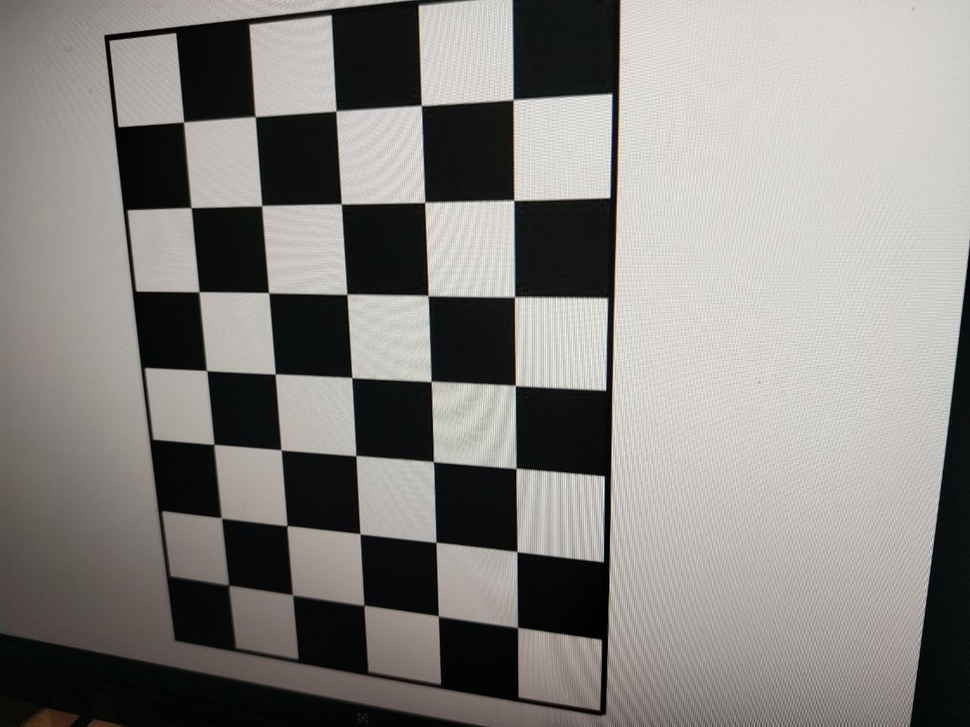
#> input picture MMRO/Lab2/5.jpg, 970 x 727 px, shrunk from 1280 x 960 before the run
$ python matrix.py   (older library calls are emulated)
#> lines starting #> are read from the running program, lines starting #| are printed output that depends on the picture
'''
Camera matrix:
[[967.14344374   0.         627.97034034]
 [  0.         955.95044418 485.51946794]
 [  0.           0.           1.        ]]
 Distortion coefficient:
[[ 4.77556228e-01 -3.21763262e+00 -1.17049346e-02 -8.82137621e-04
   5.99887709e+00]]
 Rotation Vectors:
(array([[-0.46136934],
       [ 0.3060573 ],
       [-3.08233592]]),)
 Translation Vectors:
(array([[0.49632255],
       [3.1399822 ],
       [8.81352381]]),)
'''


'''
 Camera matrix:
[[925.66785216   0.         641.67693632]
 [  0.         924.31727727 480.03799474]
 [  0.           0.           1.        ]]
 Distortion coefficient:
[[ 0.2715328  -1.52664438 -0.00627077  0.00302715  2.23967052]]
 Rotation Vectors:
(array([[ 0.18159418],
       [-0.16482584],
       [ 0.00087726]]), array([[ 0.39024234],
       [-0.29609408],
       [ 3.10294652]]), array([[ 0.18177088],
       [-0.0143284 ],
       [-0.00416343]]), array([[ 0.2054298 ],
       [-0.18500974],
       [ 0.0120065 ]]), array([[-0.41193345],
       [ 0.31582221],
       [-3.0867741 ]]))
 Translation Vectors:
(array([[-0.69807361],
       [-2.57016504],
       [ 7.60154506]]), array([[2.15694153],
       [3.38489163],
       [8.81716156]]), array([[-1.80807002],
       [-2.62532881],
       [ 7.62842664]]), array([[ 0.54198851],
       [-2.43122727],
       [ 7.88170558]]), array([[0.36778667],
       [3.18251824],
       [8.50908493]]))

'''
import cv2
import numpy as np

# Параметры после калибровки:
camera_matrix = np.array([[925.66785216,   0.         , 641.67693632],
                          [  0.         , 924.31727727, 480.03799474],
                          [  0.         ,   0.         ,   1.        ]])
dist_coeffs = np.array([[ 0.2715328, -1.52664438, -0.00627077, 0.00302715, 2.23967052]])

# СЧитывание исходного изображени
img = cv2.imread("5.jpg")
#> img is the input picture: shape (727, 970, 3); mean B, G, R 127.8, 131.2, 133.6
h, w = img.shape[:2]
#> h = 727; w = 970

# Вычисление оптимальной новой матрицы камеры.
new_camera_matrix, roi = cv2.getOptimalNewCameraMatrix(camera_matrix, dist_coeffs, (w, h), 1, (w, h))
#> roi = (108, 86, 859, 632)

# --- Способ 1: Использование cv2.undistort ---
undistorted_img = cv2.undistort(img, camera_matrix, dist_coeffs, None, new_camera_matrix)
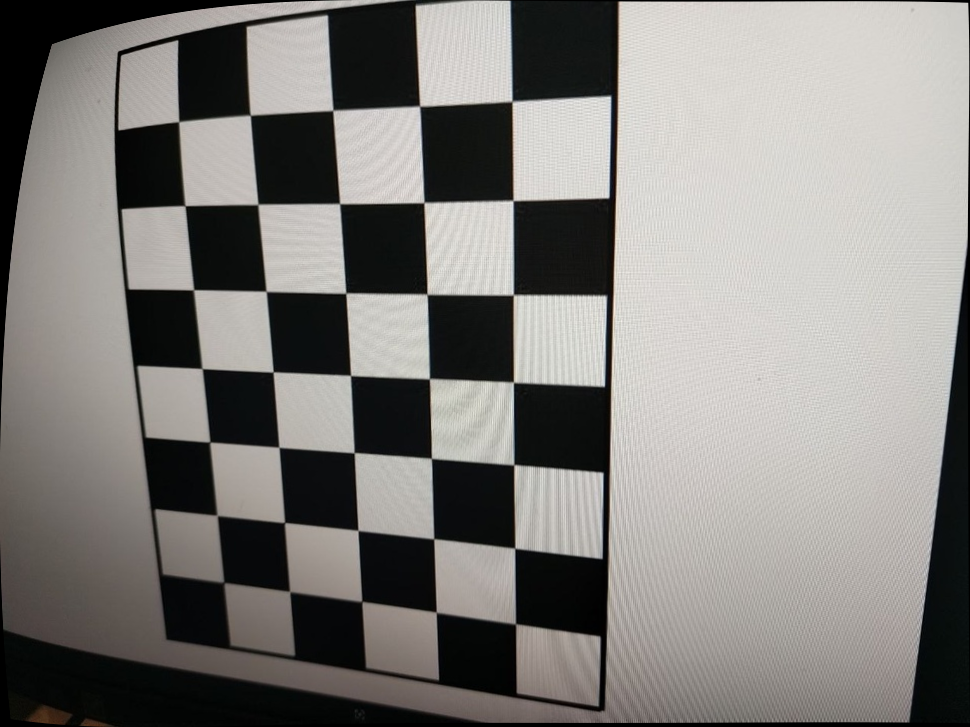
#> undistorted_img: shape (727, 970, 3); mean B, G, R 124.2, 127.5, 129.8

# Опционально: обрезка изображения по ROI (region of interest)
x, y, w_roi, h_roi = roi
#> x = 108; y = 86; w_roi = 859; h_roi = 632
undistorted_img_cropped = undistorted_img[y:y+h_roi, x:x+w_roi]
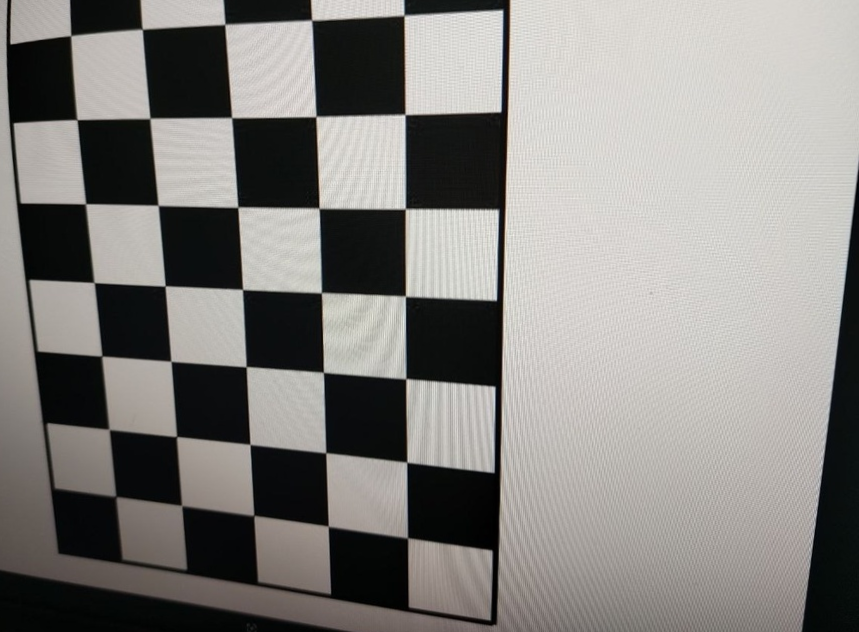
#> undistorted_img_cropped: shape (632, 859, 3); mean B, G, R 128.7, 131.9, 134.1

cv2.imshow("Undistorted Image", undistorted_img_cropped)
cv2.waitKey(0)

# --- Способ 2: Использование initUndistortRectifyMap и remap ---
map1, map2 = cv2.initUndistortRectifyMap(camera_matrix, dist_coeffs, None, new_camera_matrix, (w, h), cv2.CV_16SC2)
remapped_img = cv2.remap(img, map1, map2, cv2.INTER_LINEAR)

cv2.imshow("Remapped Image", remapped_img)
cv2.waitKey(0)
cv2.destroyAllWindows()

$ run again, with MMRO/Lab2/1.jpg copied over MMRO/Lab2/5.jpg
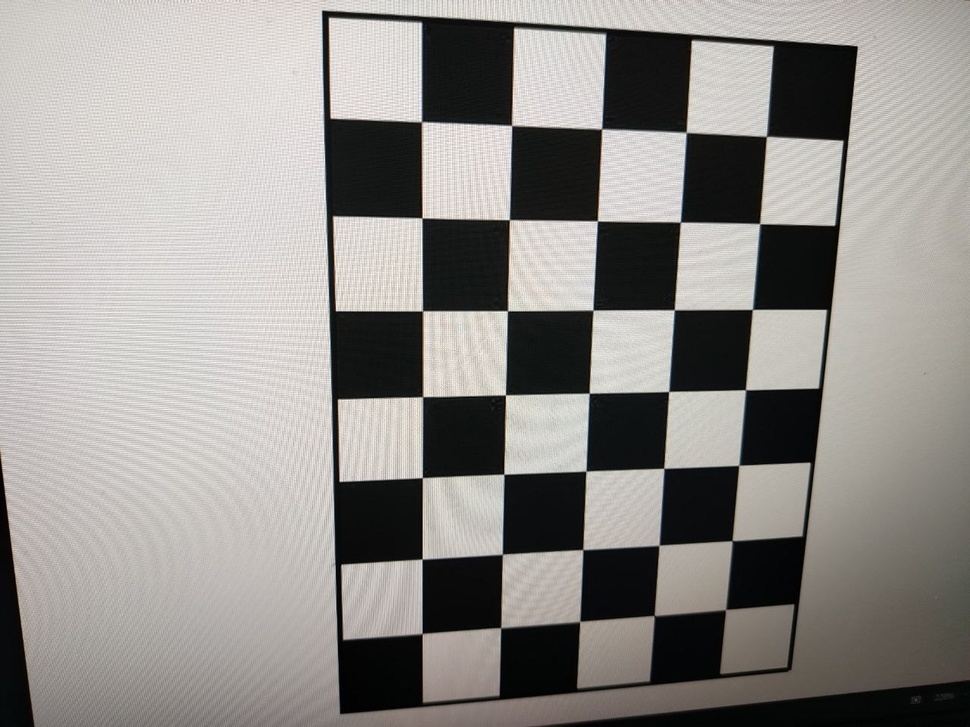
#> input picture MMRO/Lab2/1.jpg, 970 x 727 px, shrunk from 1280 x 960 before the run
#> img is the input picture: shape (727, 970, 3); mean B, G, R 138.6, 142.2, 145.2
#> `undistorted_img = cv2.undistort(img, camera_matrix, dist_coeffs, None,..`:
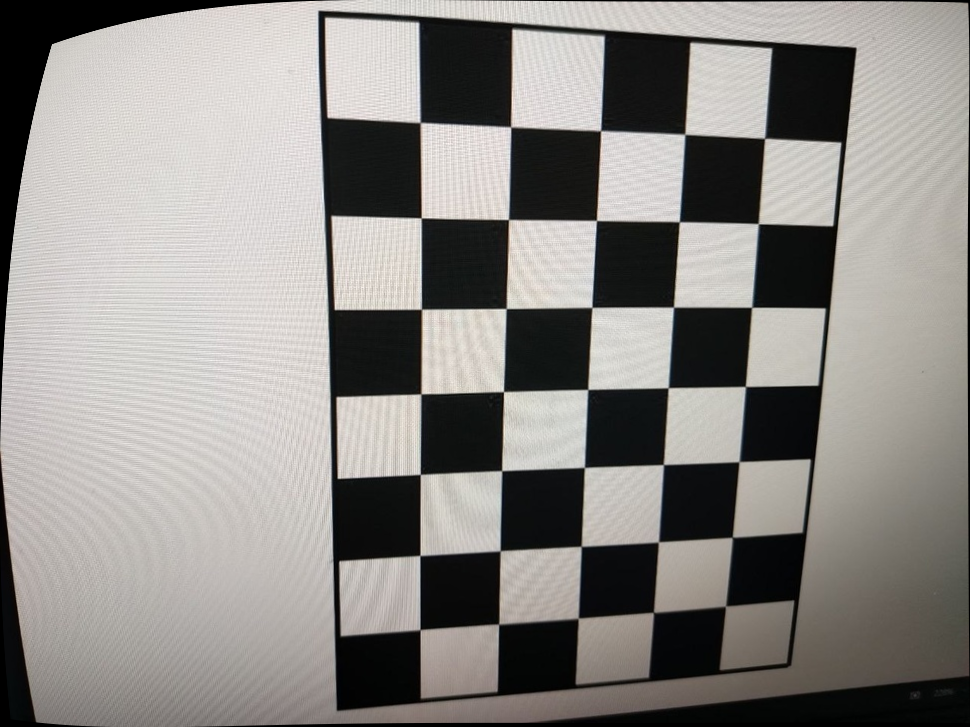
#> undistorted_img: shape (727, 970, 3); mean B, G, R 133.8, 137.4, 140.2
#> `undistorted_img_cropped = undistorted_img[y:y+h_roi, x:x+w_roi]`:
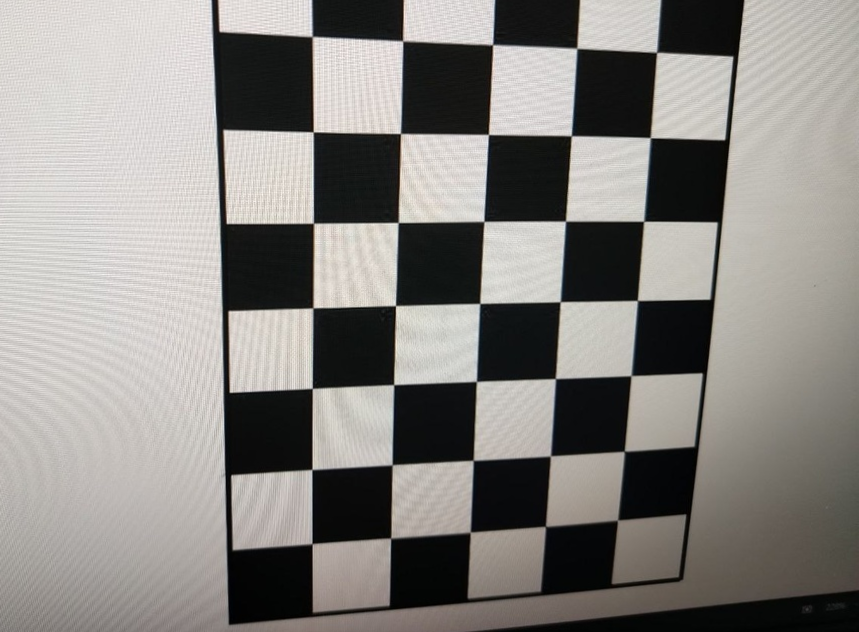
#> undistorted_img_cropped: shape (632, 859, 3); mean B, G, R 130, 133.8, 136.6

$ run again, with MMRO/Lab2/2.jpg copied over MMRO/Lab2/5.jpg
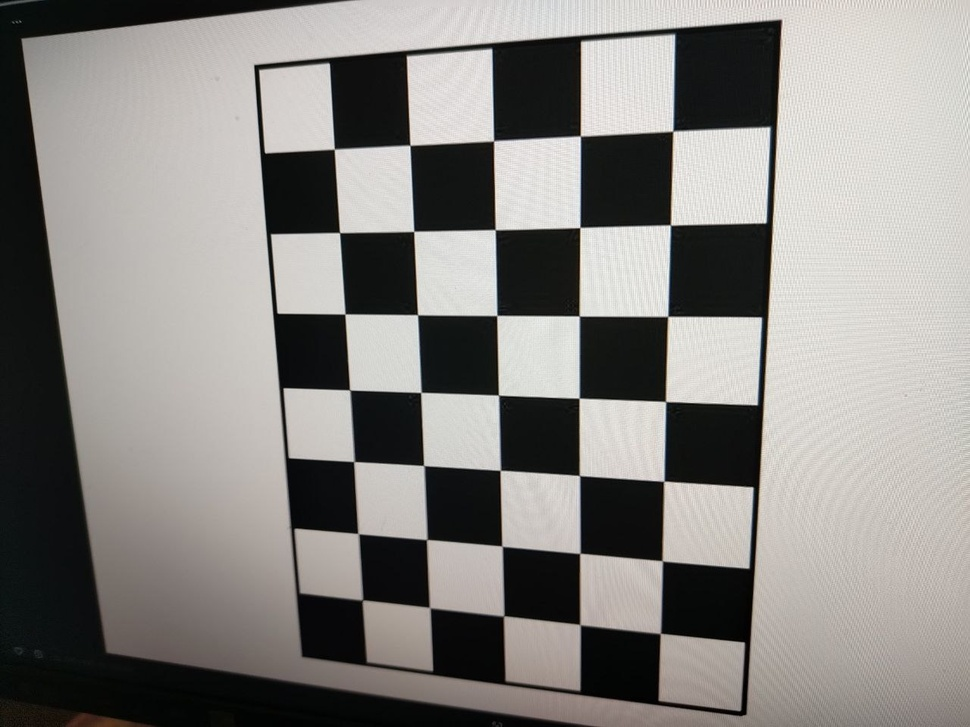
#> input picture MMRO/Lab2/2.jpg, 970 x 727 px, shrunk from 1280 x 960 before the run
#> img is the input picture: shape (727, 970, 3); mean B, G, R 130.3, 133.6, 136
#> `undistorted_img = cv2.undistort(img, camera_matrix, dist_coeffs, None,..`:
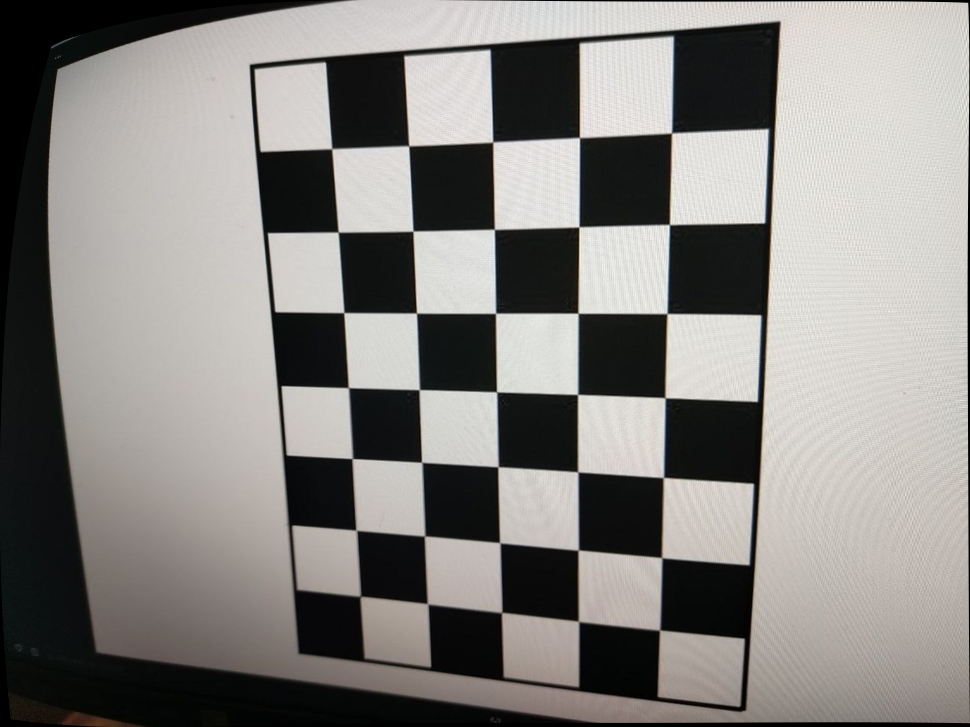
#> undistorted_img: shape (727, 970, 3); mean B, G, R 128.1, 131.3, 133.7
#> `undistorted_img_cropped = undistorted_img[y:y+h_roi, x:x+w_roi]`:
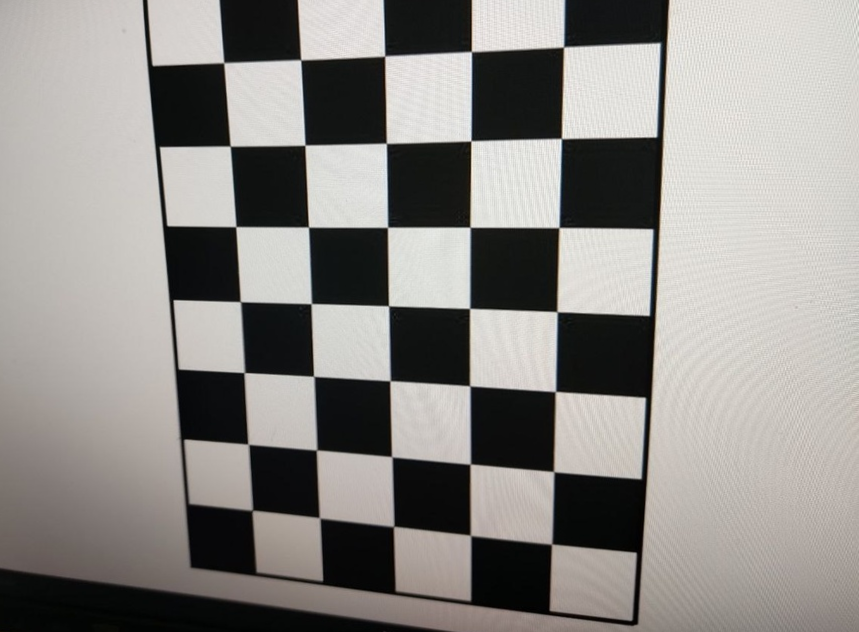
#> undistorted_img_cropped: shape (632, 859, 3); mean B, G, R 135.9, 139.4, 142.1

$ run again, with MMRO/Lab2/3.jpg copied over MMRO/Lab2/5.jpg
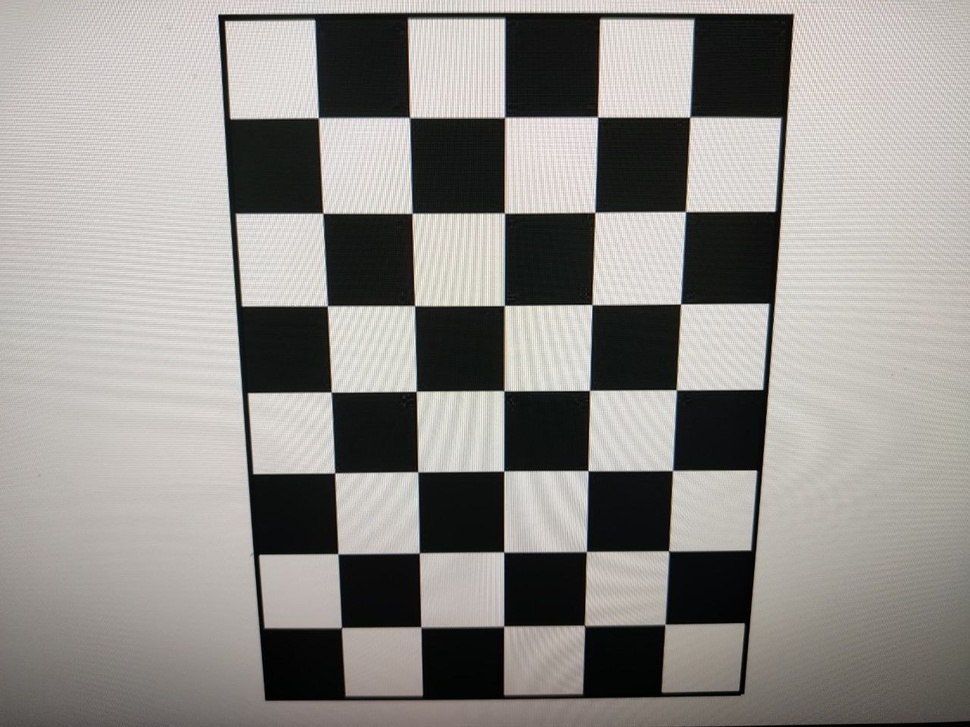
#> input picture MMRO/Lab2/3.jpg, 970 x 727 px, shrunk from 1280 x 960 before the run
#> img is the input picture: shape (727, 970, 3); mean B, G, R 138.7, 142.4, 145.2
#> `undistorted_img = cv2.undistort(img, camera_matrix, dist_coeffs, None,..`:
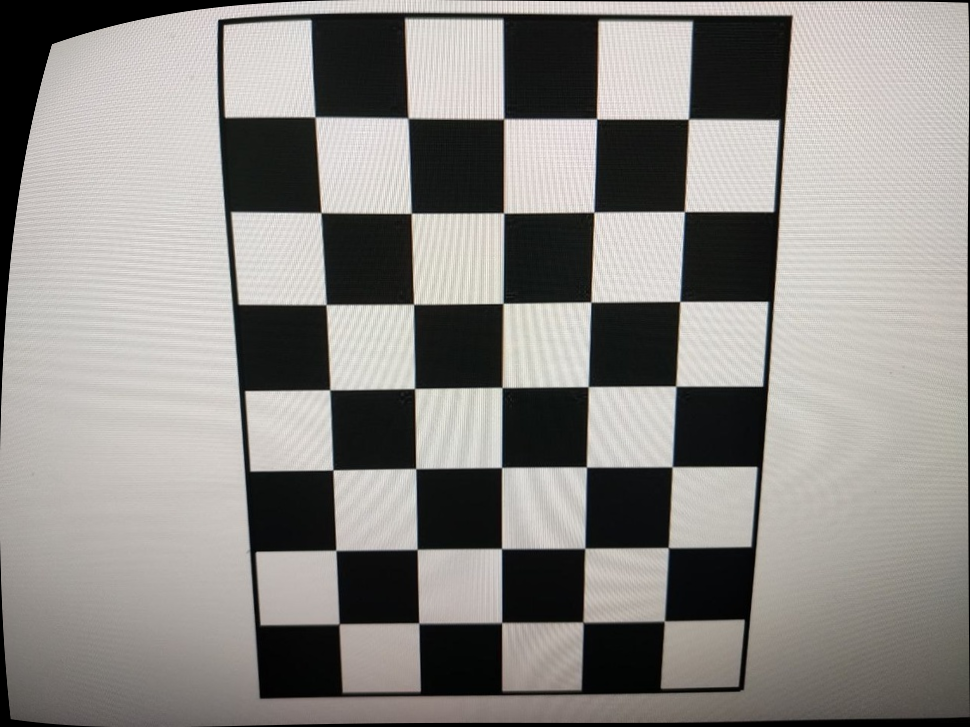
#> undistorted_img: shape (727, 970, 3); mean B, G, R 133.7, 137.3, 140.1
#> `undistorted_img_cropped = undistorted_img[y:y+h_roi, x:x+w_roi]`:
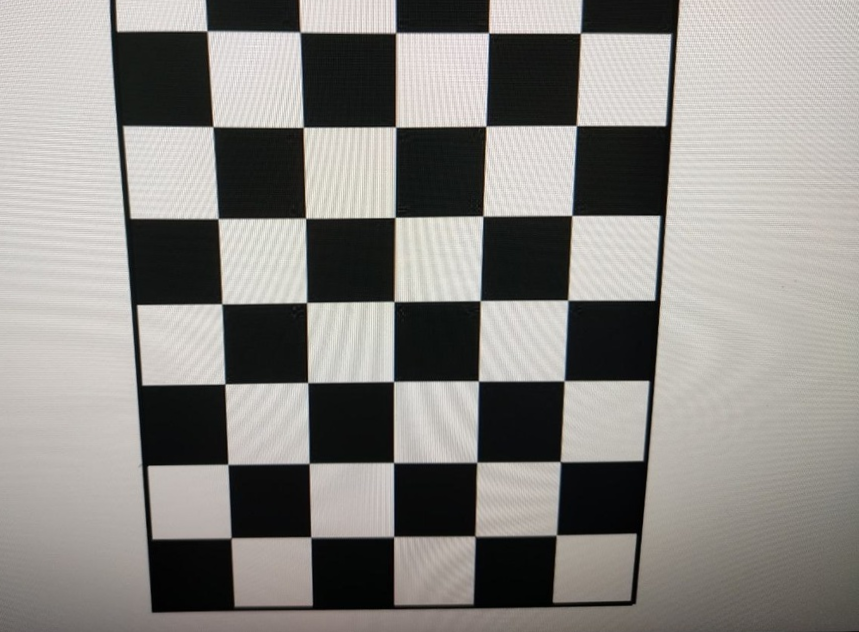
#> undistorted_img_cropped: shape (632, 859, 3); mean B, G, R 132.5, 136.3, 138.8
